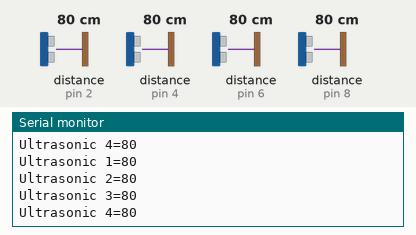
A sketch run on a simulated Arduino Nano, built with avr-gcc and run on an emulated ATmega328P. Parts: the last lines printed to the serial monitor. Wiring (inferred from the names in the program): 4 × ultrasonic range finder: trigger pin 3, echo pin 2 / trigger pin 5, echo pin 4 / trigger pin 7, echo pin 6 / trigger pin 9, echo pin 8. The inputs (shaded band) are chosen by the test bench; at power-on: distance to the obstacle (sensors on pin 2, pin 4, pin 6, pin 8) 80 cm. The echo pulse lasts 58.3 µs per cm; the audio player accepts every command and is not drawn.

Above: at 1.7 s.
1.8 s: distance to the obstacle (sensor on pin 2) set to 2 cm
At 2.8 s:
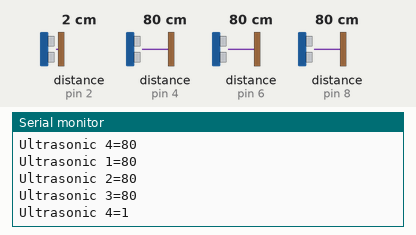
3.3 s: distance to the obstacle (sensor on pin 2) set to 60 cm
At 4.22 s:
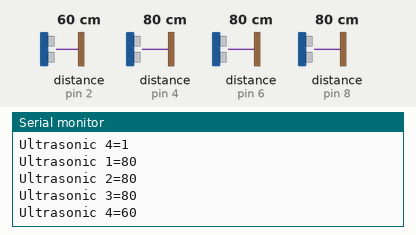
6.3 s: distance to the obstacle (sensor on pin 4) set to 2 cm
At 6.9 s:
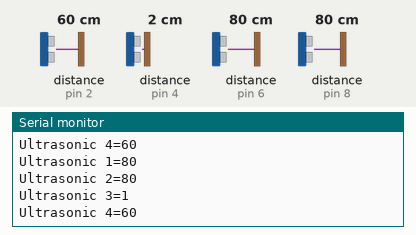
7.8 s: distance to the obstacle (sensor on pin 6) set to 2 cm
At 9.4 s:
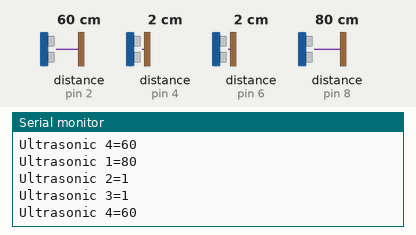
Timing chart, 0 to 10.3 s (numbered marks = the images above; inputs shaded):
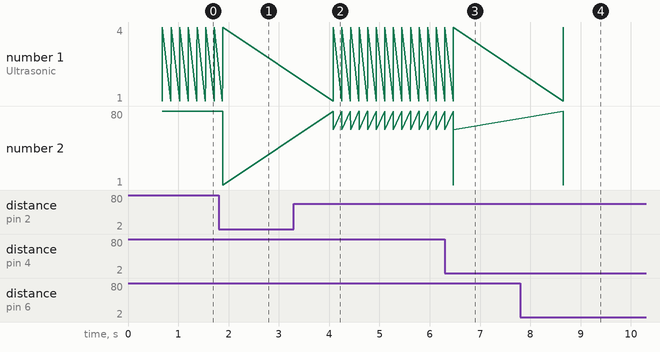

The sketch:

nano.ino
```cpp
#include "Arduino.h"
#include "SoftwareSerial.h"
#include "DFRobotDFPlayerMini.h"

SoftwareSerial mySoftwareSerial(10, 11); // RX, TX
DFRobotDFPlayerMini myDFPlayer;
void printDetail(uint8_t type, int value);


//ultrasonic 1 Kiri
int echoPin1 = 8;
int trigPin1 = 9;
int distance1 = 0;

//ultrasonic 2 Tengah
int echoPin2 = 6;
int trigPin2 = 7;
int distance2 = 0;

// Utrasonic 3 kanan
int echoPin3 = 4;
int trigPin3 = 5;
int distance3 = 0;

// Ultrasonic 4 bawah
int echoPin4 = 2;
int trigPin4 = 3;
int distance4 = 0;

void setup() {
  mySoftwareSerial.begin(9600);
  Serial.begin(115200);
  // Definisi Ultrasonic 1
  pinMode(trigPin1, OUTPUT);
  pinMode(echoPin1, INPUT);
  // Definisi Ultrasonic 2
  pinMode(trigPin2, OUTPUT);
  pinMode(echoPin2, INPUT);
  // Definisi Ultrasonic 3
  pinMode(trigPin3, OUTPUT);
  pinMode(echoPin3, INPUT);
  // Definisi Ultrasonic 4
  pinMode(trigPin4, OUTPUT);
  pinMode(echoPin4, INPUT);

  //Memulai MP3 Player
  if (!myDFPlayer.begin(mySoftwareSerial)) {  //Use softwareSerial to communicate with mp3.
    Serial.println(F("Unable to begin:"));
    Serial.println(F("1.Please recheck the connection!"));
    Serial.println(F("2.Please insert the SD card!"));
    while(true);
  }
  Serial.println(F("DFPlayer Mini online."));

  myDFPlayer.setTimeOut(500); //Set serial communictaion time out 500ms

  //----Set volume----
  myDFPlayer.volume(20);  //Set volume value (0~30).
  myDFPlayer.volumeUp(); //Volume Up
  myDFPlayer.volumeDown(); //Volume Down

  //----Set different EQ----
  myDFPlayer.EQ(DFPLAYER_EQ_NORMAL);
  myDFPlayer.outputDevice(DFPLAYER_DEVICE_SD);

}

void loop() {
  // Baca Ultrasonic 1
  distance1 = getDistance(trigPin1, echoPin1);
  delay(50);
  // Baca Ultrasonic 2
  distance2 = getDistance(trigPin2, echoPin2);
  delay(50);
  // Baca Ultrasonic 3
  distance3 = getDistance(trigPin3, echoPin3);
  delay(50);
  // Baca Ultrasonic 4
  distance4 = getDistance(trigPin4, echoPin4);

  //Memunculkan data ultrasonic di serial Monitor
  Serial.print("Ultrasonic 1=");  Serial.println(distance1);
  Serial.print("Ultrasonic 2=");  Serial.println(distance2);
  Serial.print("Ultrasonic 3="); Serial.println(distance3);
  Serial.print("Ultrasonic 4="); Serial.println(distance4);

  // Kondisi Ultrasonic 1(Kiri) ketika jarak kurang dari 30cm, maka akan memutar SD:002.mp3 (Awas Kiri)
  if(distance1<30){
    myDFPlayer.loop(2);  //play specific mp3 in SD:/15/002.mp3; Folder Name(1~99); File Name(1~255)
    delay(2000);
  }
  // Kondisi Ultrasonic 2(Depan) ketika jarak kurang dari 30cm, maka akan memutar SD:001.mp3 (Awas depan)
  if(distance2<30){
    myDFPlayer.loop(1);  //play specific mp3 in SD:/15/001.mp3; Folder Name(1~99); File Name(1~255)
    delay(2000);
  }
  // Kondisi Ultrasonic 3(Kanan) ketika jarak kurang dari 30cm, maka akan memutar SD:003.mp3 (Awas Kanan)
  if(distance3<30){
    myDFPlayer.loop(3);  //play specific mp3 in SD:/15/003.mp3; Folder Name(1~99); File Name(1~255)
    delay(2000);
  }
  // Kondisi Ultrasonic 4(Bawah) ketika jarak kurang dari 30cm, maka akan memutar SD:003.mp3 (Awas Bawah)
  if(distance4<30){
    myDFPlayer.loop(4);  //play specific mp3 in SD:/15/004.mp3;(blum ada) Folder Name(1~99); File Name(1~255)
    delay(2000);
  }


}

//Baca Ultrasonic
int getDistance (int trigPin, int echoPin){

 digitalWrite(trigPin, HIGH);
 delayMicroseconds(10);
 digitalWrite(trigPin, LOW);
 unsigned long pulseTime = pulseIn(echoPin, HIGH);
 int distance = pulseTime/58;
 return distance;

}
```

Measured:
- after the input at 1.8 s, the serial monitor: prints a new line after 0.08 s (image 1)
- after the input at 3.3 s, the serial monitor: prints a new line after 0.78 s (image 2)
- after the input at 6.3 s, the serial monitor: prints a new line after 0.17 s (image 3)
- after the input at 7.8 s, the serial monitor: prints a new line after 0.86 s (image 4)
